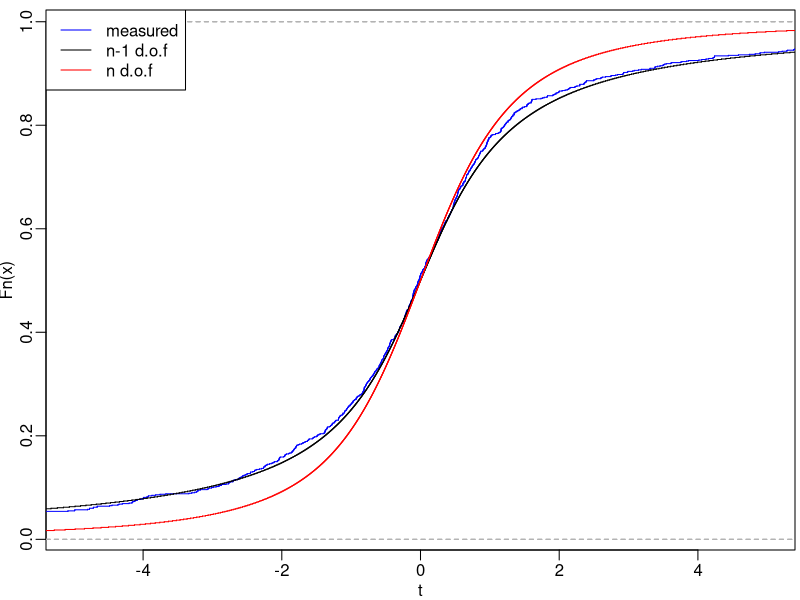
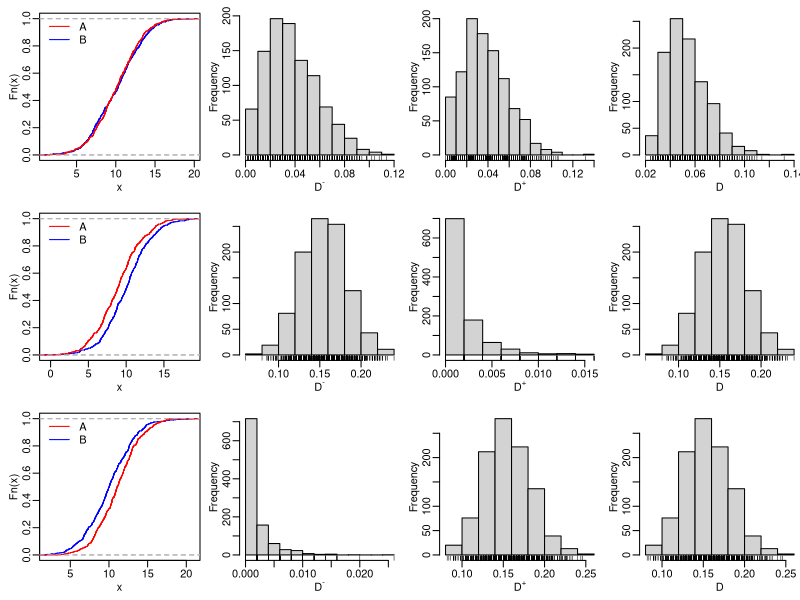

The R script that drew these images, in order:
graphics.off()

setwd('~/Documents/Programming/R/geostats/build/notes/')

pars <- function(mar=c(2.5,2.3,0.5,0.25),mgp=c(1.5,0.5,0),mfrow=c(1,1)){
    par(list(mar=mar,mgp=mgp,mfrow=mfrow))
}

cairo <- function(file,width,height,family="serif",pointsize=13,...){
    cairo_pdf(file=file,width=width,height=height,
              family=family,pointsize=pointsize,...)
}

cairo(file='dof.pdf',width=4,height=4)
set.seed(1)
pars()
ns <- 1000
nv <- 2
obs <- matrix(rnorm(nv*ns),nrow=ns,ncol=nv)
tstat <- rep(NA,ns)
for (i in 1:ns){
    tstat[i] <- sqrt(nv)*mean(obs[i,])/sd(obs[i,])
}
pred1 <- qt(seq(from=0,to=1,length.out=ns),df=nv-1)
pred2 <- qt(seq(from=0,to=1,length.out=ns),df=nv)
plot(ecdf(tstat),verticals=TRUE,pch=NA,
     col='blue',xlim=c(-5,5),xlab='t',main='')
lines(ecdf(pred1),verticals=TRUE,pch=NA,col='black')
lines(ecdf(pred2),verticals=TRUE,pch=NA,col='red')
legend('topleft',legend=c('measured','n-1 d.o.f','n d.o.f'),
       lty=1,col=c('blue','black','red'))
dev.off()

cairo(file='KSsides.pdf',width=8,height=5)
set.seed(1)
pars(mfrow=c(3,4),mar=c(3,3,1,0))
ns <- 500
ni <- 1000
mA <- rep(10,3)
mB <- c(10,9,11)
ecdftitles <- c('A=B','A<B','A>B')
for (k in 1:3){
    Dm <- rep(Inf,ni)
    DM <- rep(-Inf,ni)
    D <- rep(Inf,ni)
    m <- rep(NA,ni)
    M <- rep(NA,ni)
    for (j in 1:ni){
        A <- rnorm(ns,mean=mA[k],sd=3)
        B <- rnorm(ns,mean=mB[k],sd=3)
        if (FALSE){
            cdfA <- ecdf(A)
            cdfB <- ecdf(B)
            for (i in 1:ns){
                a <- A[i]
                d <- cdfA(a) - cdfB(a)
                if (d<Dm[j]){
                    m[j] <- a
                    Dm[j] <- d
                }
                if (d>DM[j]){
                    M[j] <- a
                    DM[j] <- d
                }
                b <- B[i]
                d <- cdfA(b) - cdfB(b)
                if (d<Dm[j]){
                    m[j] <- b
                    Dm[j] <- d
                }
                if (d>DM[j]){
                    M[j] <- b
                    DM[j] <- d
                }
            }
        }
        if (TRUE){
            D[j] <- ks.test(A,B,alternative='two.sided')$statistic
            Dm[j] <- ks.test(A,B,alternative='less')$statistic
            DM[j] <- ks.test(A,B,alternative='greater')$statistic
        }
    }
    plot(ecdf(A),verticals=TRUE,pch=NA,col='blue',xlim=range(c(A,B)),main='')
    legend('topleft',legend=c('A','B'),lty=rep(1,2),col=c('red','blue'),bty='n')
    lines(ecdf(B),verticals=TRUE,pch=NA,col='red')
    hist(Dm,xlab=expression('D'^'-'),main='')
    rug(Dm)
    hist(DM,xlab=expression('D'^'+'),main='')
    rug(DM)
    hist(D,xlab='D',main='')
    rug(D)
}
dev.off()
